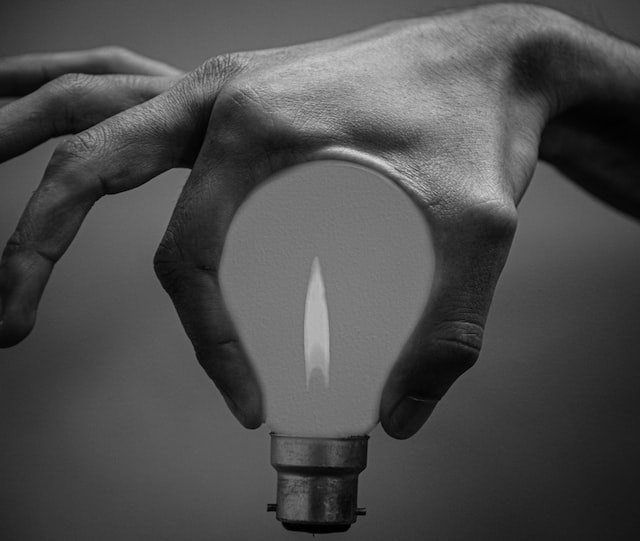
#> input picture Lab2/lamp.jpg, 640 x 541 px
$ jupyter execute --allow-errors Lab2_1906306773_GhifariAuliaAzharRiza.ipynb   (older library calls are emulated)
#> lines starting #> are read from the running program, lines starting #| are printed output that depends on the picture
# Tugas Lab 2 Pengolahan Citra
**Nama: Ghifari Aulia Azhar Riza**
**NPM: 1906306773**

[cell 1]
import numpy as np
import matplotlib.pyplot as plt
import helper
from scipy import fftpack as fp
from skimage import io, color, util
import warnings
warnings.filterwarnings("ignore")

## 1. [45] Terapkan minimal 2 Low Pass dan 2 High Pass Filter terhadap citra lamp.jpg, gunakan dua nilai D0 yang berbeda pada masing-masing filter!

### a. [5] Tampilkan citra tersebut pada domain frekuensi!

[cell 2]
lamp = io.imread("lamp.jpg")
#> lamp is the input picture: shape (541, 640, 3); min 0, max 217, mean 77.5
lamp_gray = color.rgb2gray(lamp)

# fourier transform
fourier = fp.fft2(lamp_gray)

# Calculate magnitude of imaginary and real numbers
ft = abs(fourier)

# Scale image
ft = np.log(1 + ft)
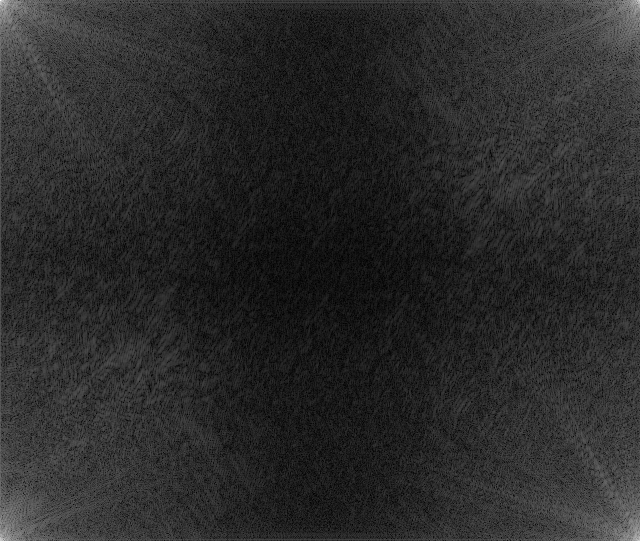
#> ft: shape (541, 640) float64; min 0.00737, max 11.56, mean 1.95; drawn with min black and max white

# shift to center
ft = fp.fftshift(ft)
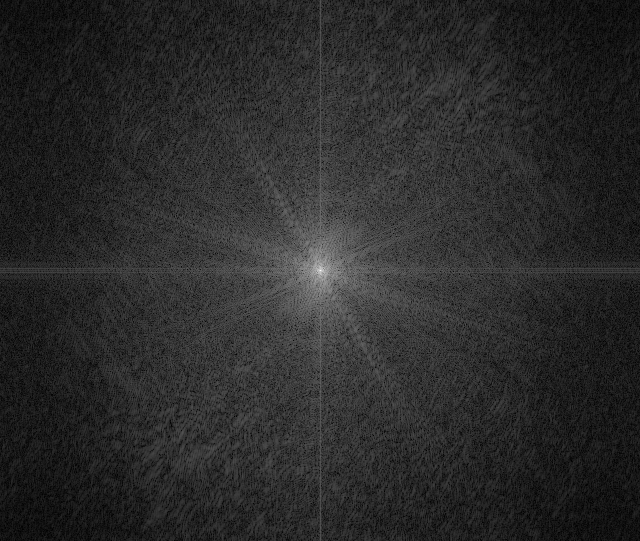
#> ft: shape (541, 640) float64; min 0.00737, max 11.56, mean 1.95; drawn with min black and max white

# show image
plt.figure(figsize=(15,10))
plt.subplot(1, 2, 1)
plt.title("Spatial Domain")
plt.imshow(lamp_gray, cmap="gray")
plt.axis("off")
plt.subplot(1, 2, 2)
plt.title("Frequency domain")
plt.imshow(ft, cmap="gray")
plt.axis("off")
plt.show()
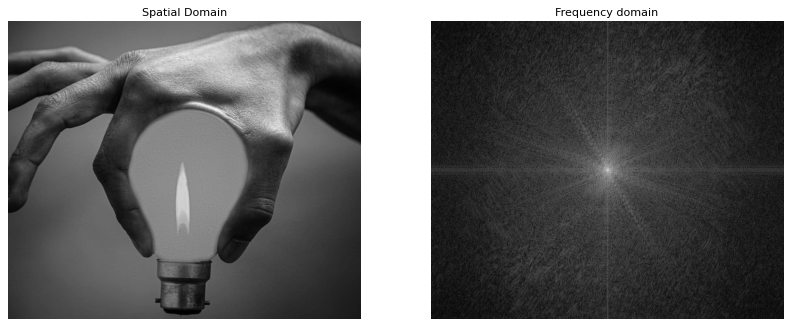
#> figure drawn by matplotlib, 2 panels

### b. [17] Tampilkan citra pada domain spasial dan domain frekuensi dari citra hasil penerapan Low Pass Filter dan jelaskan perbedaannya!

#> (a cell that did not finish here is left out)

[cell 4]
# show image in frequency domain
plt.figure(figsize=(20,15))
plt.subplot(1, 5, 1)
plt.title("Original fourier spectrum")
plt.imshow(ft, cmap="gray")
plt.axis("off")
plt.subplot(1, 5, 2)
plt.title("Btw LP filter spectrum (0.05 * w)")
#> (the rest of this cell did not finish here and is left out)

Untuk kedua tipe lowpass filtering butterworth maupun ideal, **semakin tinggi** nilai **d0** maka gambar akan **semakin bagus**. **Semakin kecil** nilai **d0** maka **semakin buruk** gambar yang dihasilkan. Berdasarkan gambar di atas tidak terlalu terlihat tipe mana yang menghasilkan gambar yang lebih baik.

### c. [17] Tampilkan citra pada domain spasial dan domain frekuensi dari citra hasil penerapan High Pass Filter dan jelaskan perbedaannya!

#> (a cell that did not finish here is left out)

[cell 6]
# show image in frequency domain
plt.figure(figsize=(20,15))
plt.subplot(1, 5, 1)
plt.title("Original fourier spectrum")
plt.imshow(ft, cmap="gray")
plt.axis("off")
plt.subplot(1, 5, 2)
plt.title("Btw HP filter spectrum (0.05 * w)")
#> (the rest of this cell did not finish here and is left out)

Untuk kedua tipe highpass filtering butterworth maupun ideal, **semakin kecil** nilai **d0** maka akan **semakin terlihat edge dari gambar**. **Semakin tinggi** nilai **d0** maka **semakin tidak terlihat edge dari gambar**. Berdasarkan gambar di atas butterworth menghasilkan gambar yang lebih baik dibandingkan dengan ideal.

### d. [6] Bagaimana pengaruh dari nilai D0 yang anda gunakan pada bagian (b) dan (c)?

Pada bagian (b) tampak gambar dengan $ d_0 = 0.05w $ lebih blur daripada gambar dengan $ d_0 = 0.1w $. Radius frekuensi yang diperbolehkan pada gambar yang menggunakan $ d_0 = 0.05w $ lebih kecil daripada gambar yang menggunakan $ d_0 = 0.1w $ sehingga mungkin ada informasi yang hilang mengenai gambar tersebut di frekuensi tinggi.<br><br>
Pada bagian (c) tampak gambar dengan $ d_0 = 0.05w $ memiliki tingkat detail yang lebih baik dari gambar dengan $d_0 = 0.1w$. Radius yang lebih kecil pada highpass filter pada gambar yang menggunakan $ d_0 = 0.05w $ membuat gambar tersebut dapat memperoleh lebih banyak informasi dari gambar yang menggunakan $ d_0 = 0.1w $ sehingga detailnya lebih baik.

## 2. [55] Berikut adalah citra noisy_bird.jpg yang corrupted sehingga menimbulkan pattern noise.

### a. [5] Tampilkan citra tersebut pada domain frekuensi!

[cell 7]
# Cek gambar apakah sudah grayscale atau belum
def rgb2grey(rgb):
    if len(rgb.shape) is 3:
        return np.dot(rgb[...,:3], [0.299, 0.587, 0.114])

    else:
        print('Current image is already in grayscale.')
        return rgb

[cell 8]
noisy_bird = io.imread("noisy_bird.jpg")
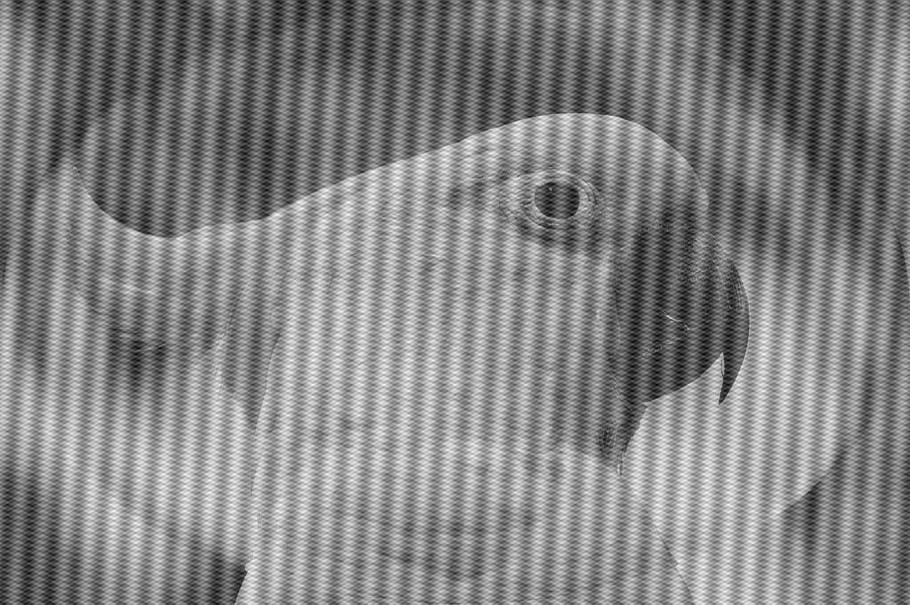
#> input picture Lab2/noisy_bird.jpg, 910 x 605 px
#> noisy_bird is the input picture: shape (605, 910); min 0, max 255, mean 131.3
rgb2grey(noisy_bird)

[cell 9]
noisy_bird = io.imread("noisy_bird.jpg")

# fourier transform
fourier = fp.fft2(noisy_bird)

# Calculate magnitude of imaginary and real numbers
ft = abs(fourier)
#> ft: shape (605, 910) float64

# Scale image
ft = np.log(1 + ft)
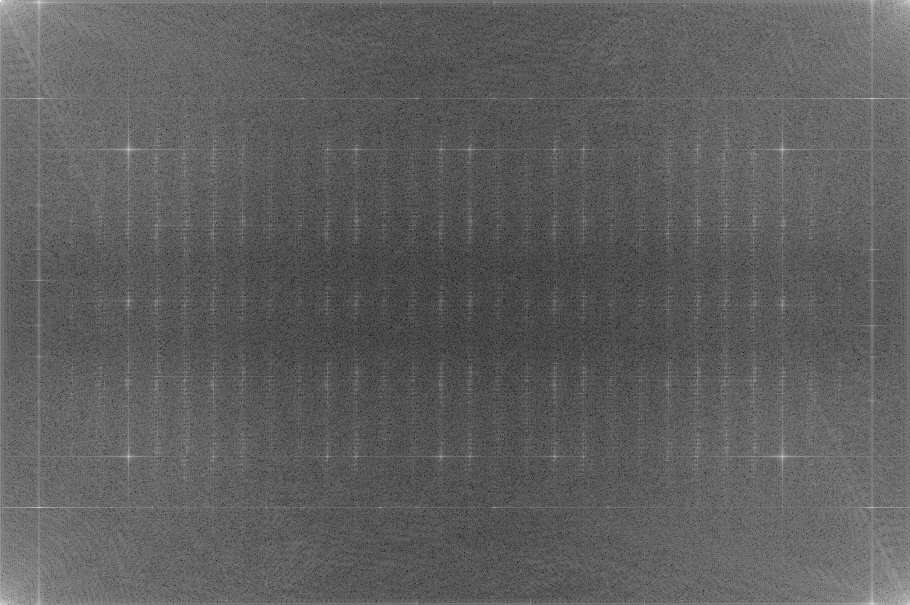
#> ft: shape (605, 910) float64; min 1.05, max 18.1, mean 7.43; drawn with min black and max white

# shift to center
ft = fp.fftshift(ft)
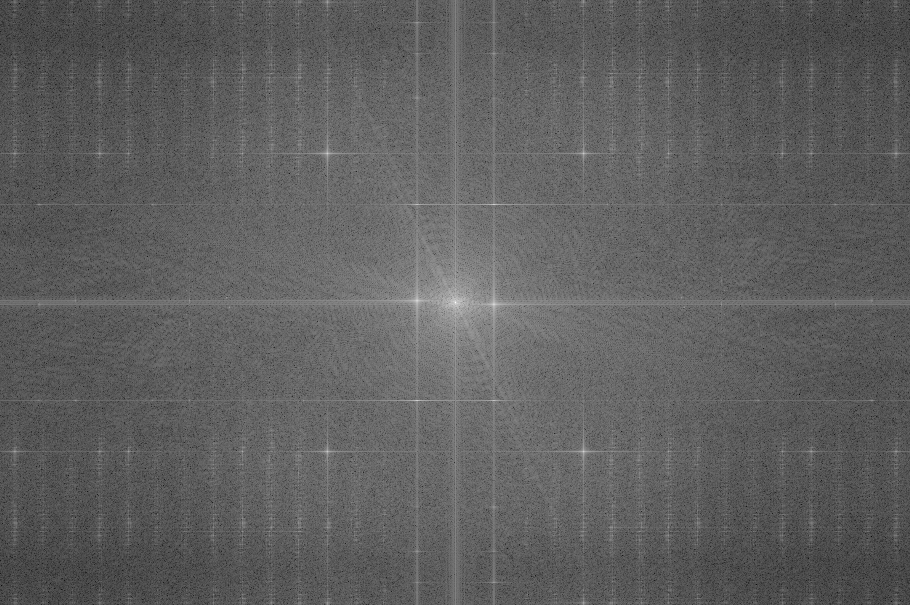
#> ft: shape (605, 910) float64; min 1.05, max 18.1, mean 7.43; drawn with min black and max white

# show image
plt.figure(figsize=(15,10))
plt.subplot(1, 2, 1)
plt.title("Spatial domain")
plt.imshow(noisy_bird, cmap="gray")
plt.axis("off")
plt.subplot(1, 2, 2)
plt.title("Frequency domain")
plt.imshow(ft, cmap="gray")
plt.axis("off")
plt.show()
